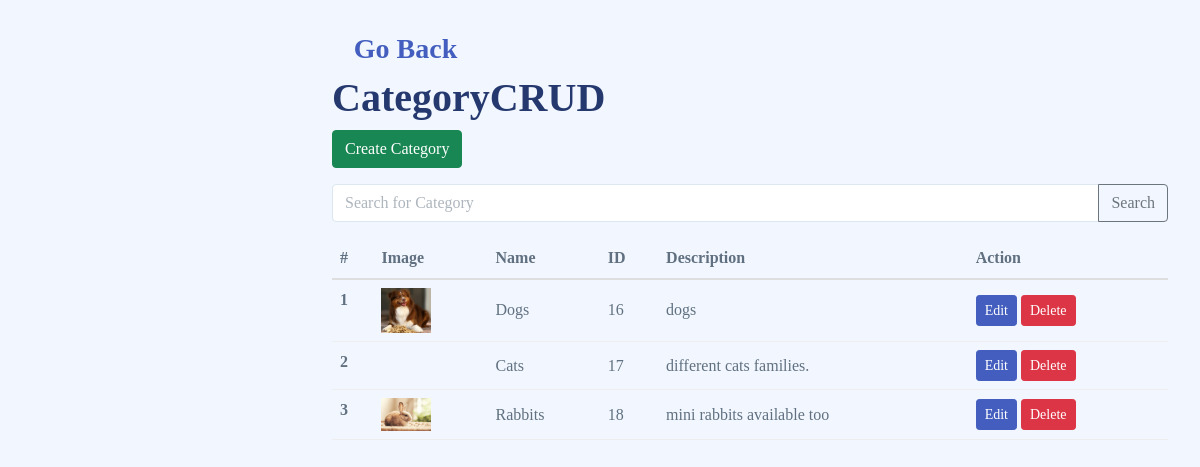
Page /e/admin/categorys/public/index.php on the committed database.
### tables this page shows
CREATE TABLE `categories` (
  `category_id` int(11) NOT NULL AUTO_INCREMENT,
  `category_name` varchar(255) NOT NULL,
  `category_description` varchar(255) DEFAULT NULL,
  `category_image` varchar(255) NOT NULL,
  PRIMARY KEY (`category_id`)
);

### e/admin/categorys/public/index.php (the view, shortened to what this page needs)
<?php
require_once "./../database.php";
$search=$_GET['search'] ?? "";
if($search){
  $statement=$pdo->prepare("SELECT * FROM categories WHERE category_name LIKE :category_name");
  $statement->bindValue(':category_name',"%$search%");
}else{
  $statement=$pdo->prepare("SELECT * FROM categories");
}
$statement->execute();
$products=$statement->fetchAll(PDO::FETCH_ASSOC);
?>
<!DOCTYPE html>
<html lang="en">
<head>
    <link href="https://cdn.jsdelivr.net/npm/bootstrap@5.0.2/dist/css/bootstrap.min.css" rel="stylesheet">
    <link rel="stylesheet" href="style.css">
    <link rel="stylesheet" href="../../assets/css/main/app.css">
    <link rel="stylesheet" href="../../assets/css/main/app-dark.css">
    <link rel="stylesheet" href="../../assets/css/shared/iconly.css">
</head>
<body>
      <div id="main">
    <h3><a href="../../index.php"><i class="bi bi-arrow-bar-left"></i>Go Back</a></h3>
    <h1>CategoryCRUD</h1>
    <p>
        <a href="create.php" class="btn btn-success">Create Category</a>
    </p>
  <form method="GET" action="">
  <div class="input-group mb-3">
  <input value="<?php echo $search ?>" type="text" class="form-control" placeholder="Search for Category" name="search">
  <button class="btn btn-outline-secondary" type="submit">Search</button>
</div>
  </form>
    <table class="table">
  <thead>
    <tr>
      <th scope="col">#</th>
      <th scope="col">Image</th>
      <th scope="col">Name</th>
      <th scope="col">ID</th>
      <th scope="col">Description</th>
      <th scope="col">Action</th>
    </tr>
  </thead>
  <tbody>
<?php foreach($products as $i => $product) : ?>
    <tr>
    <th scope="row"><?php echo $i +1 ?></th>
    <td>
      <img src="<?php echo $product["category_image"] ?>" alt="" class="size-img">
    </td>
    <td><?php echo $product["category_name"] ?></td>
    <td><?php echo $product["category_id"] ?></td>
    <td><?php echo $product["category_description"] ?></td>
    <td>
      <form action="edit.php" method="GET" style="display: inline-block;" >
        <button type="submit" class="btn btn-sm btn-primary">Edit</button>
        </form>
        <form action="delete.php" method="POST" style="display: inline-block;" >
        <button type="submit" class="btn btn-sm btn-danger">Delete</button>
        </form>
    </td>
  </tr>
<?php endforeach; ?>
  </tbody>
</table>
</div>
<?php include_once "./../partials/footer.php" ?>

### e/admin/categorys/public/style.css (style rules this page uses)
body { margin: 0 20px; }
.size-img { width: 50px; }

### rows in the picture
categories: category_image (picture), category_name "Dogs", category_id "16", category_description "dogs"
categories: category_name "Cats", category_id "17", category_description "different cats families."
categories: category_image (picture), category_name "Rabbits", category_id "18", category_description "mini rabbits available too"
